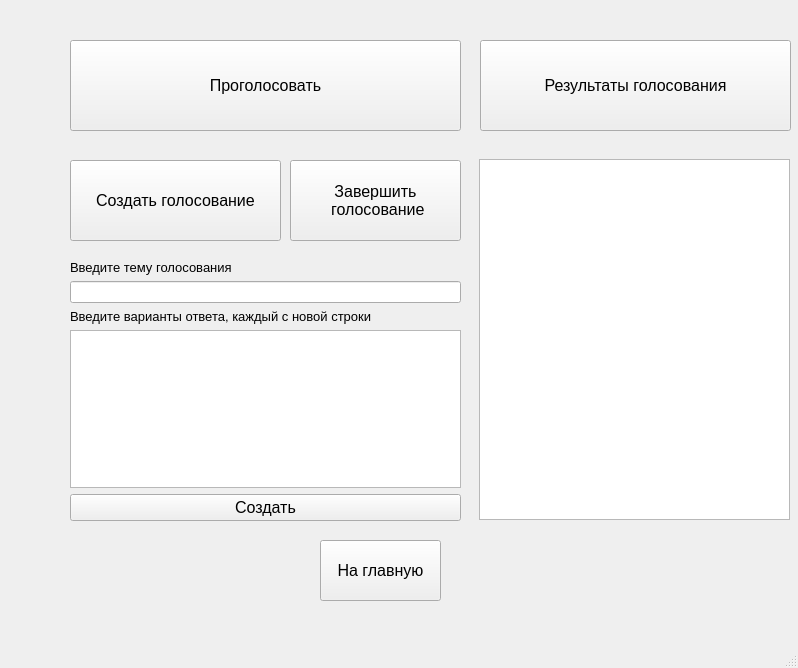
<?xml version="1.0" encoding="UTF-8"?>
<ui version="4.0">
 <class>MainWindow</class>
 <widget class="QMainWindow" name="MainWindow">
  <property name="geometry">
   <rect>
    <x>0</x>
    <y>0</y>
    <width>798</width>
    <height>668</height>
   </rect>
  </property>
  <property name="windowTitle">
   <string>MainWindow</string>
  </property>
  <widget class="QWidget" name="centralwidget">
   <widget class="QPushButton" name="btn_vote">
    <property name="geometry">
     <rect>
      <x>70</x>
      <y>40</y>
      <width>391</width>
      <height>91</height>
     </rect>
    </property>
    <property name="font">
     <font>
      <family>Arial</family>
      <pointsize>12</pointsize>
     </font>
    </property>
    <property name="text">
     <string>Проголосовать</string>
    </property>
   </widget>
   <widget class="QPushButton" name="btn_results">
    <property name="geometry">
     <rect>
      <x>480</x>
      <y>40</y>
      <width>311</width>
      <height>91</height>
     </rect>
    </property>
    <property name="font">
     <font>
      <family>Arial</family>
      <pointsize>12</pointsize>
     </font>
    </property>
    <property name="text">
     <string>Результаты голосования</string>
    </property>
   </widget>
   <widget class="QPushButton" name="btn_makeVoting">
    <property name="geometry">
     <rect>
      <x>70</x>
      <y>160</y>
      <width>211</width>
      <height>81</height>
     </rect>
    </property>
    <property name="font">
     <font>
      <family>Arial</family>
      <pointsize>12</pointsize>
     </font>
    </property>
    <property name="text">
     <string>Создать голосование</string>
    </property>
   </widget>
   <widget class="QWidget" name="verticalLayoutWidget">
    <property name="geometry">
     <rect>
      <x>70</x>
      <y>260</y>
      <width>391</width>
      <height>261</height>
     </rect>
    </property>
    <layout class="QVBoxLayout" name="verticalLayout">
     <item>
      <widget class="QLabel" name="label">
       <property name="font">
        <font>
         <family>Arial</family>
         <pointsize>10</pointsize>
        </font>
       </property>
       <property name="text">
        <string>Введите тему голосования</string>
       </property>
      </widget>
     </item>
     <item>
      <widget class="QLineEdit" name="theme"/>
     </item>
     <item>
      <widget class="QLabel" name="label_2">
       <property name="font">
        <font>
         <family>Arial</family>
         <pointsize>10</pointsize>
        </font>
       </property>
       <property name="text">
        <string>Введите варианты ответа, каждый с новой строки</string>
       </property>
      </widget>
     </item>
     <item>
      <widget class="QTextEdit" name="answers"/>
     </item>
     <item>
      <widget class="QPushButton" name="btn_make">
       <property name="font">
        <font>
         <family>Arial</family>
         <pointsize>12</pointsize>
        </font>
       </property>
       <property name="text">
        <string>Создать</string>
       </property>
      </widget>
     </item>
    </layout>
   </widget>
   <widget class="QPushButton" name="btn_finish">
    <property name="geometry">
     <rect>
      <x>290</x>
      <y>160</y>
      <width>171</width>
      <height>81</height>
     </rect>
    </property>
    <property name="font">
     <font>
      <family>Arial</family>
      <pointsize>12</pointsize>
     </font>
    </property>
    <property name="text">
     <string>Завершить
 голосование</string>
    </property>
   </widget>
   <widget class="QWidget" name="verticalLayoutWidget_2">
    <property name="geometry">
     <rect>
      <x>479</x>
      <y>159</y>
      <width>311</width>
      <height>361</height>
     </rect>
    </property>
    <layout class="QVBoxLayout" name="verticalLayout_2">
     <item>
      <widget class="QListWidget" name="list_results"/>
     </item>
    </layout>
   </widget>
   <widget class="QPushButton" name="btn_toMain">
    <property name="geometry">
     <rect>
      <x>320</x>
      <y>540</y>
      <width>121</width>
      <height>61</height>
     </rect>
    </property>
    <property name="font">
     <font>
      <family>Arial</family>
      <pointsize>12</pointsize>
     </font>
    </property>
    <property name="text">
     <string>На главную</string>
    </property>
   </widget>
  </widget>
  <widget class="QMenuBar" name="menubar">
   <property name="geometry">
    <rect>
     <x>0</x>
     <y>0</y>
     <width>798</width>
     <height>25</height>
    </rect>
   </property>
  </widget>
  <widget class="QStatusBar" name="statusbar"/>
 </widget>
 <resources/>
 <connections/>
</ui>
